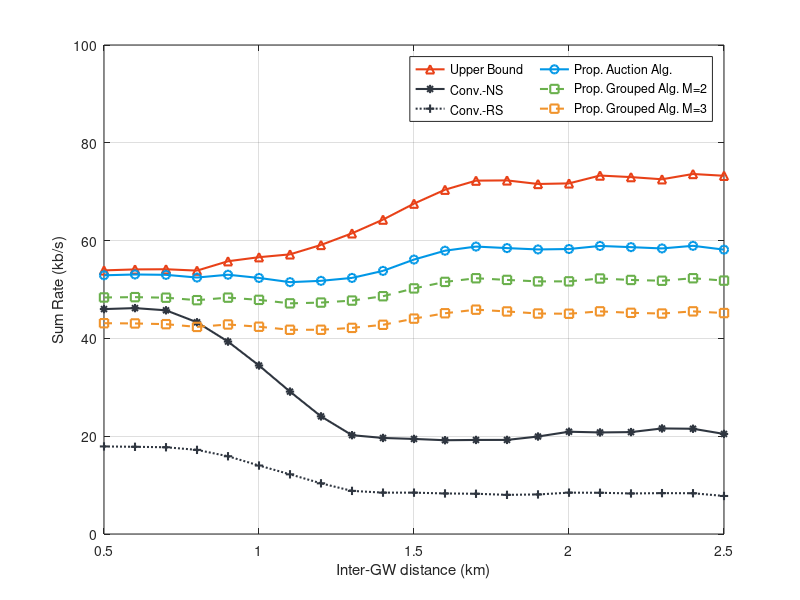

This chart was generated by the following MATLAB code:
% x-axis Utility
d = 0.5:0.1:2.5;

% GW2 Sum Rate
% Non-Grouping
GW2_sum_rate = [36.2265027035384	36.5425390150358	36.5636001714413	37.1361902284672	37.4970991008054	37.7956374048607	37.4997873306130	37.7060125715735	38.4322763385019	38.7865175706238	39.6095544144449	40.3828762885185	40.2037302293035	40.0899698923939	39.1138943999411	38.9035639923385	38.8535066392275	39.4556903611756	40.1119582950667	40.8260770716308	40.6956993666487];
%Grouping_3
GW2_sum_rate_g_3 = [28.6496885422250	28.8623111804768	28.8779358793194	29.1367232887597	29.4995770072502	29.7038372823936	29.5069831507962	29.6034689122655	30.0886792092953	30.1644842685820	30.5893416878400	31.0886872040249	31.0382029375619	30.8792463177834	30.3673185104635	30.2314240208669	30.1028382354749	30.4877740668361	30.8764175632317	31.2724237449387	31.1704019625752];
% Grouping_2
GW2_sum_rate_g_2 = [32.5487336513695	32.8741901316700	32.8790284174729	33.2349814357167	33.6108997305036	33.9057422117205	33.6575216041061	33.7292521859600	34.2999741451177	34.4676348421638	34.9984451188146	35.5310677475413	35.5123698280578	35.4049944742212	34.7472389350700	34.5568164745717	34.5270159333862	35.0133154811033	35.4754996959783	35.9728809044564	35.9345484292976];
% No-SelectionGW2GW3
GW2_sum_rate_bm1 = [29.6181328906039	29.9384392943014	29.7593150709631	28.9719857797249	26.1843555900915	24.1494774772985	21.6261034167518	19.5300808388208	18.1894236722292	18.1202458685849	17.9756980709997	17.9572396546298	17.6616522788135	17.7623634390724	17.1414637193662	17.2711804108624	17.0524721894029	16.6353304494544	16.9506537259637	17.2477390909400	17.3765074167239];
% Random Selection
GW2_sum_rate_bm2 = [17.2457532054750	17.3663269882177	17.2907594525386	16.8924805555539	15.5167682184666	13.9972784873601	12.4525945517520	11.1618205657872	10.3509025821124	10.2464240169133	10.2753443009275	10.2189639587400	9.94558509840747	9.98797708846811	9.45599277758972	9.59662149270788	9.55226521494655	9.45452011889867	9.10479902615183	9.19748388357335	8.94210700577748];
% Upperbound
GW2_sum_rate_ub = [37.8590078035604	38.1658350218866	38.3151907036251	39.2153568207476	40.1615737509712	41.0071040615363	41.2180617591857	41.9339993413600	43.4427530331819	44.2574102711109	45.7775250319445	47.0019809944892	47.1140882903433	46.8677084132730	46.0264441619740	45.7798696465479	45.9788247033476	47.0176048348019	48.0346499198619	48.8633577433951	48.6442644279396];

% GW3 Sum Rate
% Non-Grouping
GW3_sum_rate = [52.9053004052519	53.0720277912907	53.0007914614894	52.4447090981762	53.0221070516079	52.3650606814891	51.5020773238682	51.7733661770613	52.3700888495691	53.8079803231979	56.1233791225292	57.9346337499683	58.7805159234550	58.4683225483169	58.1898705560059	58.2786021285315	58.9085516087635	58.6613930814037	58.3957587345575	58.9367301025188	58.1526612014146];
%Grouping_3
GW3_sum_rate_g_3 = [43.1067745371414	43.0578923630393	42.9107080192119	42.3497892726066	42.8470075140279	42.3849700631888	41.7640660713292	41.7662589354171	42.1498068965214	42.7825859045523	44.0436091954030	45.1422464632998	45.8756209723072	45.5092792803200	45.0879585282067	45.0448480983001	45.5300337892799	45.2286630899230	45.0852980432817	45.5291269976844	45.1835242696814];
% Grouping_2
GW3_sum_rate_g_2 = [48.3712460936235	48.4377297995689	48.3234239821862	47.8189684906600	48.3351856787521	47.8813653434914	47.1661297791315	47.3264990212945	47.7336796951120	48.6246399336923	50.2233437740661	51.5527128951154	52.3015959403969	51.9594632027794	51.6564554803107	51.6648460456700	52.2474070274677	51.9510991747578	51.7909436177646	52.3043722481620	51.8194224888884];
% No-SelectionGW2GW3
GW3_sum_rate_bm1 = [45.9954722097660	46.1951831320515	45.7441628841855	43.2984395474665	39.3472041591352	34.4567930803455	29.1195829752058	24.0565270142903	20.2082852887658	19.6399516432481	19.4406204136452	19.1744247466055	19.2335394664499	19.2404841777657	19.9346097473193	20.9153634670739	20.7689767649801	20.8391940245094	21.5848058749240	21.5221168738276	20.4631556922884];
% Random Selection
GW3_sum_rate_bm2 = [17.9069591118906	17.8327544516038	17.7399525665533	17.2036978319442	15.8972147800168	14.0015231035423	12.2048180630207	10.3631004094451	8.81620721928980	8.45972063164155	8.45647332902408	8.29282029404785	8.22967945469893	8.00554221943444	8.09065052345365	8.45576785820306	8.43142554150482	8.29151872029544	8.35662229843047	8.33532873271849	7.77371482099391];
% Upperbound
GW3_sum_rate_ub = [53.9098243186333	54.1081832569851	54.1416730034662	53.8640473124788	55.7793589198790	56.6054575210039	57.1872312795002	59.1098885843774	61.4899888839763	64.2925230320309	67.5579263541026	70.4055178478427	72.2627794778417	72.3099301224128	71.5788513003380	71.7002770058622	73.3054868379193	72.9859374317630	72.5404868830431	73.6215402267138	73.2567277390457];

% Ratio of grouping to non-grouping 
GW2_g2_ratio = 100*GW2_sum_rate_g_2./GW2_sum_rate;
GW2_g3_ratio = 100*GW2_sum_rate_g_3./GW2_sum_rate;
GW3_g2_ratio = 100*GW3_sum_rate_g_2./GW3_sum_rate;
GW3_g3_ratio = 100*GW3_sum_rate_g_3./GW3_sum_rate;

% Ratio of the proposed to the upper bound.
GW2_sr_ratio = 100*GW2_sum_rate./GW2_sum_rate_ub;
GW2_g2_sr_ratio = 100*GW2_sum_rate_g_2./GW2_sum_rate_ub;
GW2_g3_sr_ratio = 100*GW2_sum_rate_g_3./GW2_sum_rate_ub;
GW3_sr_ratio = 100*GW3_sum_rate./GW3_sum_rate_ub;
GW3_g2_sr_ratio = 100*GW3_sum_rate_g_2./GW3_sum_rate_ub;
GW3_g3_sr_ratio = 100*GW3_sum_rate_g_3./GW3_sum_rate_ub;

% Gap between the proposed to No-Selection
GW2_bm1_ratio = 100*GW2_sum_rate./GW2_sum_rate_bm1;
GW3_bm1_ratio = 100*GW3_sum_rate./GW3_sum_rate_bm1;

%Sum rate
figure(1)
% set(gcf,'Units','centimeter','Position',[0 0 15 25]);
% subplot(211)
% plot(d, GW2_sum_rate_ub, '-^', 'color', "#e84118", 'LineWidth', 1.5); hold on
% plot(d, GW2_sum_rate_bm1, '-*', 'color', "#2f3640", 'LineWidth', 1.5); hold on
% plot(d, GW2_sum_rate_bm2, ':+', 'Color',  "#2f3640", 'LineWidth', 1.5); hold on
% plot(d, GW2_sum_rate, '-o', 'color', "#0097e6", 'LineWidth', 1.5); hold on
% plot(d, GW2_sum_rate_g_2, '--square', 'color', "#6ab04c", 'LineWidth', 1.5); hold on
% plot(d, GW2_sum_rate_g_3, '--square', 'Color',  "#f0932b", 'LineWidth', 1.5); hold off
% grid on
% title('(a) Sum Rate in 2-GW Networks')
% xlabel('Inter-GW distance (km)')
% ylabel('Sum Rate (kb/s)')
% ylim([0 100])
% legend('Upper Bound', 'Conv.-NS', 'Conv.-RS', 'Prop. Auction Alg.', 'Prop. Grouped Alg. M=2', 'Prop. Grouped Alg. M=3', 'NumColumns',2)

% subplot(212)
plot(d, GW3_sum_rate_ub, '-^', 'color', "#e84118", 'LineWidth', 1.5); hold on
plot(d, GW3_sum_rate_bm1, '-*', 'color', "#2f3640", 'LineWidth', 1.5); hold on
plot(d, GW3_sum_rate_bm2, ':+', 'Color',  "#2f3640", 'LineWidth', 1.5); hold on
plot(d, GW3_sum_rate, '-o', 'color', "#0097e6", 'LineWidth', 1.5); hold on
plot(d, GW3_sum_rate_g_2, '--square', 'color', "#6ab04c", 'LineWidth', 1.5); hold on
plot(d, GW3_sum_rate_g_3, '--square', 'Color',  "#f0932b", 'LineWidth', 1.5); hold off
grid on
% title('(b) Sum Rate in 3-GW Networks')
xlabel('Inter-GW distance (km)')
ylabel('Sum Rate (kb/s)')
ylim([0 100])
legend('Upper Bound', 'Conv.-NS', 'Conv.-RS', 'Prop. Auction Alg.', 'Prop. Grouped Alg. M=2', 'Prop. Grouped Alg. M=3', 'NumColumns',2)

% % Ratio of grouping to non-grouping 
% figure (2)
% plot(d, GW2_g2_ratio, '-ok', 'LineWidth', 1.5); hold on
% plot(d, GW2_g3_ratio, '-or', 'LineWidth', 1.5); hold on
% plot(d, GW3_g2_ratio, '-og', 'LineWidth', 1.5); hold on
% plot(d, GW3_g3_ratio, '-ob', 'LineWidth', 1.5); hold off
% xlabel('Inter-GW distance (km)')
% ylabel('Utility Function')
% legend('2GW 2group','2GW 3group','3GW 2group','3GW 3group')
% 
% % Ratio of the proposed to the upper bound.
% figure (3)
% plot(d, GW2_sr_ratio, '-^r', 'LineWidth', 1.5); hold on
% plot(d, GW2_g2_sr_ratio, '-^g', 'LineWidth', 1.5); hold on
% plot(d, GW2_g3_sr_ratio, '-^b', 'LineWidth', 1.5); hold on
% plot(d, GW3_sr_ratio, '--or', 'LineWidth', 1.5); hold on
% plot(d, GW3_g2_sr_ratio, '--og', 'LineWidth', 1.5); hold on
% plot(d, GW3_g3_sr_ratio, '--ob', 'LineWidth', 1.5); hold off
% xlabel('Inter-GW distance (km)')
% ylabel('sr_ratio')
% legend('2GW','2GW 2group','2GW 3group','3GW','3GW 2group','3GW 3group')
% 
% % Gap between the proposed to No-Selection
% figure(4) 
% plot(d,GW2_bm1_ratio,'-o'); hold on
% plot(d,GW3_bm1_ratio,'--o'); hold off
% legend('2GW','3GW')
